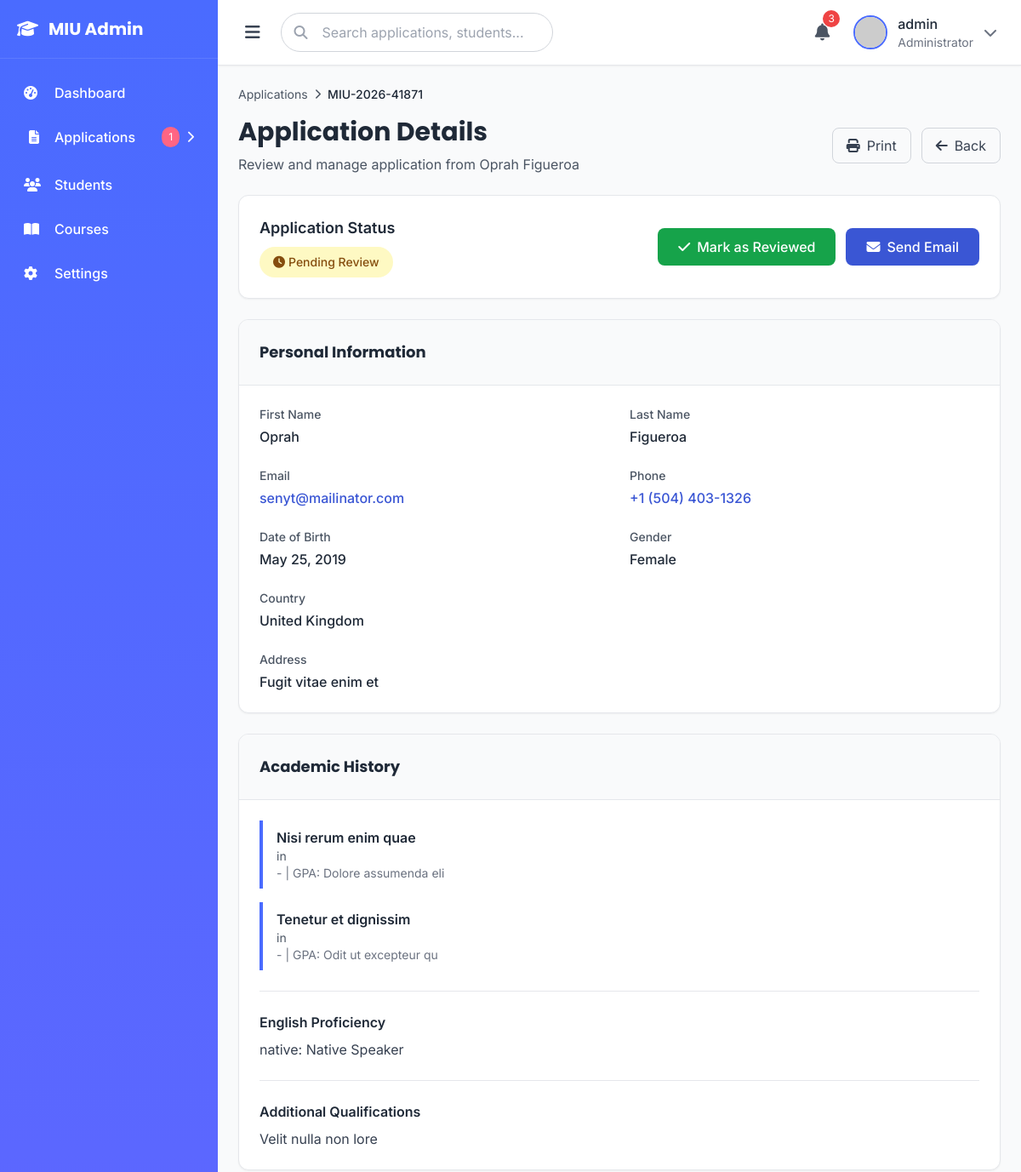
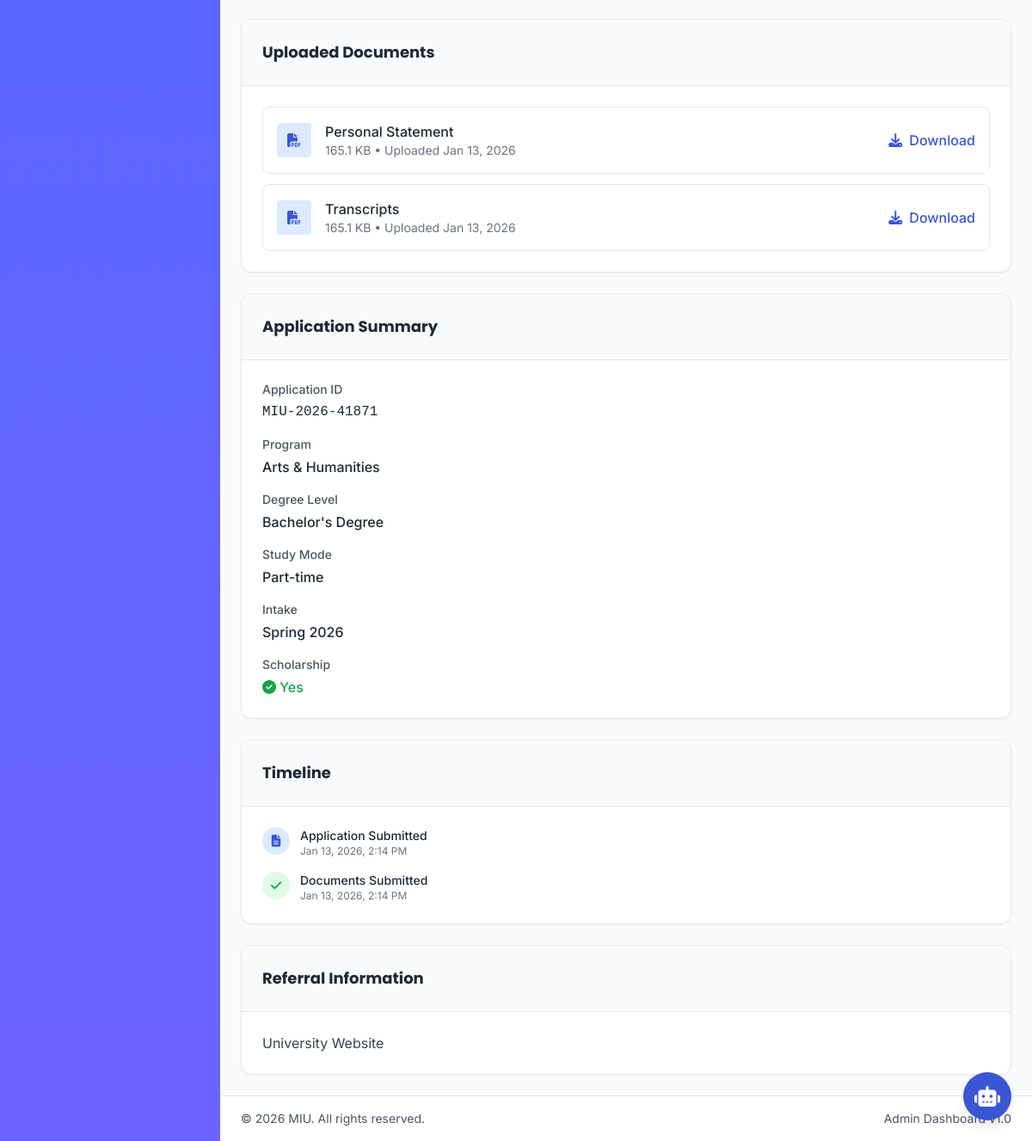
The app's page /administrator/applications/8/ (signed in), older data (2 pictures, top to bottom).
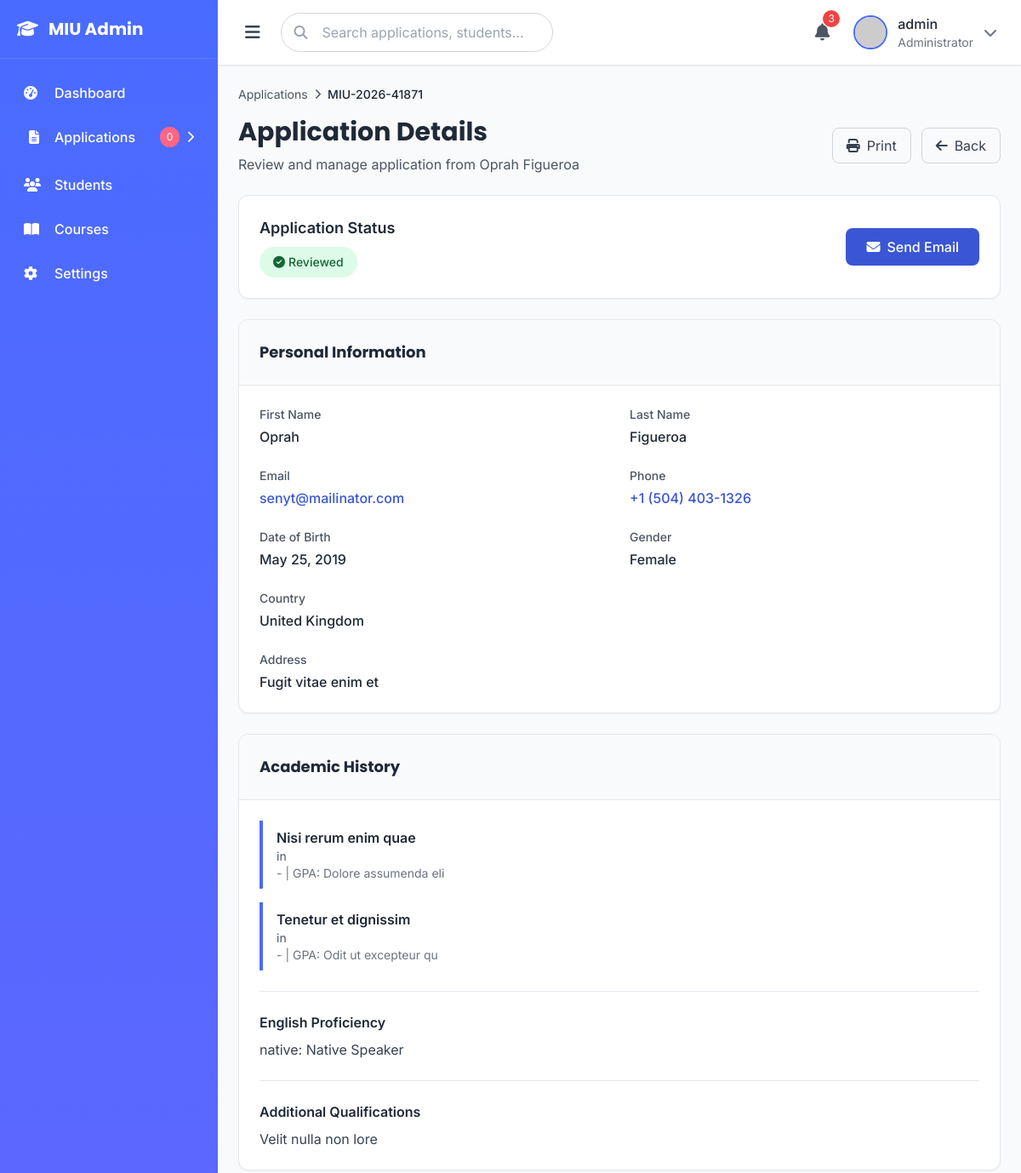
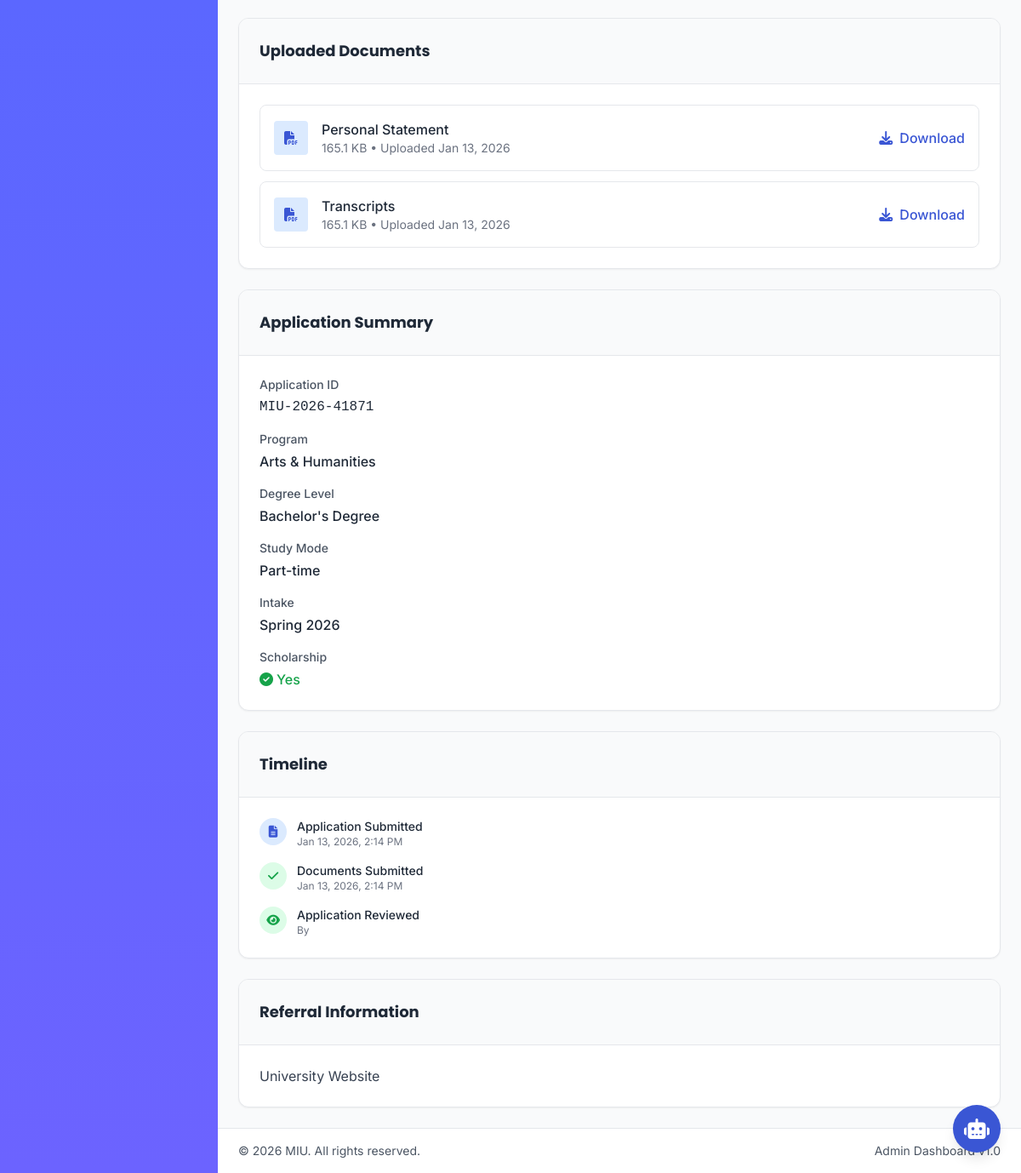
The same page, newer data (2 pictures, top to bottom).
### administrator/views.py (the view)
# urls.py: path('applications/<int:pk>/', views.application_detail, name='application_detail'),
@login_required(login_url='eduweb:auth_page')
@user_passes_test(is_admin)
def application_detail(request, pk):
    application = get_object_or_404(
        CourseApplication.objects.prefetch_related('files'),
        pk=pk
    )
    pending_count = CourseApplication.objects.filter(is_reviewed=False).count()
    context = {
        'application': application,
        'pending_count': pending_count,
    }
    return render(request, 'admin/application_detail.html', context)

### administrator/views.py (called while the page is built)
def is_admin(user):
    return user.is_staff or user.is_superuser

### eduweb/models.py (called while the page is built)
    def get_full_name(self):
        return f"{self.first_name} {self.last_name}"

    def get_program_display_name(self):
        return dict(self.PROGRAM_CHOICES).get(self.program, self.program)

    def get_degree_level_display_name(self):
        return dict(self.DEGREE_LEVEL_CHOICES).get(self.degree_level, self.degree_level)

    def get_file_size_display(self):
        size = self.file_size
        for unit in ['B', 'KB', 'MB', 'GB']:
            if size < 1024.0:
                return f"{size:.1f} {unit}"
            size /= 1024.0
        return f"{size:.1f} TB"

### templates/admin/application_detail.html (shortened to what the changed rows need)
{% extends 'admin/base.html' %}
{% load static %}
{% block content %}
<div class="mb-6">
    <div class="flex flex-col md:flex-row md:items-center justify-between">
        <div>
            <h1 class="text-2xl md:text-3xl font-bold text-gray-800 mb-2 font-display">Application Details</h1>
        </div>
    </div>
</div>
<div class="bg-white rounded-xl shadow-sm border border-gray-200 p-6 mb-6">
    <div class="flex flex-col md:flex-row md:items-center justify-between">
        <div class="mb-4 md:mb-0">
            <div class="flex items-center space-x-4">
                {% if application.is_reviewed %}
                <span class="px-4 py-2 rounded-full text-sm font-medium bg-green-100 text-green-800">
                    <i class="fas fa-check-circle mr-1" aria-hidden="true"></i>Reviewed
                </span>
                {% else %}
                <span class="px-4 py-2 rounded-full text-sm font-medium bg-yellow-100 text-yellow-800">
                    <i class="fas fa-clock mr-1" aria-hidden="true"></i>Pending Review
                </span>
                {% endif %}
            </div>
        </div>
        <div class="flex flex-col sm:flex-row space-y-2 sm:space-y-0 sm:space-x-3">
            {% if not application.is_reviewed %}
            <form method="post" action="{% url 'administrator:mark_reviewed' application.id %}" class="inline">
                <button type="submit" class="w-full sm:w-auto px-6 py-2.5 bg-green-600 text-white rounded-lg hover:bg-green-700 transition-colors font-medium">
                    <i class="fas fa-check mr-2" aria-hidden="true"></i>Mark as Reviewed
                </button>
            </form>
            {% endif %}
        </div>
    </div>
</div>
<div class="grid grid-cols-1 xl:grid-cols-3 gap-6">
    <div class="xl:col-span-1 space-y-6">
        <div class="bg-white rounded-xl shadow-sm border border-gray-200 overflow-hidden">
            <div class="p-6">
                <div class="space-y-4">
                    {% if application.is_reviewed %}
                    <div class="flex">
                        <div class="flex-shrink-0 w-8 h-8 rounded-full bg-green-100 flex items-center justify-center text-green-600 mr-3">
                            <i class="fas fa-eye text-sm" aria-hidden="true"></i>
                        </div>
                        <div class="flex-1">
                            <p class="text-sm font-medium text-gray-800">Application Reviewed</p>
                            <p class="text-xs text-gray-500">By {{ request.user.get_full_name }}</p>
                        </div>
                    </div>
                    {% endif %}
                </div>
            </div>
        </div>
    </div>
</div>
{% endblock %}

### templates/admin/base.html (shortened to what the changed rows need)
{% load static %}
<!DOCTYPE html>
<html lang="en" class="scroll-smooth">
<head>
    <script src="https://cdn.tailwindcss.com"></script>
    <link rel="stylesheet" href="https://cdnjs.cloudflare.com/ajax/libs/font-awesome/6.4.0/css/all.min.css">
    <link rel="stylesheet" href="https://cdn.datatables.net/1.13.7/css/jquery.dataTables.min.css">
    <link rel="stylesheet" href="https://cdn.datatables.net/buttons/2.4.2/css/buttons.dataTables.min.css">
</head>
<body class="bg-gray-50 text-gray-800 font-sans antialiased">
    <div class="flex min-h-screen">
        <aside id="sidebar" class="w-64 bg-gradient-to-b from-primary-500 to-secondary-500 text-white flex-shrink-0 fixed inset-y-0 left-0 z-40 transform -translate-x-full md:translate-x-0 transition-transform duration-300">
            <div class="flex flex-col h-full">
                <nav class="flex-1 overflow-y-auto p-4" aria-label="Main navigation">
                    <ul class="space-y-1">
                        <li>
                            <button class="flex items-center justify-between w-full p-3 text-white hover:bg-white/10 transition-all rounded menu-toggle" data-target="applicationsMenu" aria-expanded="false">
                                <div class="flex items-center">
                                    <span class="bg-accent-500 text-white text-xs px-2 py-1 rounded-full mr-2">{{ pending_count|default:0 }}</span>
                                    <i class="fas fa-chevron-right text-sm transition-transform duration-300 menu-arrow" aria-hidden="true"></i>
                                </div>
                            </button>
                        </li>
                    </ul>
                </nav>
            </div>
        </aside>
        <div class="flex-1 flex flex-col min-h-screen md:ml-64">
            <main class="flex-1 p-4 md:p-6">
                {% block content %}{% endblock %}
            </main>
        </div>
    </div>
</body>
</html>

Row changes from the older to the newer data that the page shows:
changed CourseApplication "Oprah Figueroa": is_reviewed False → True (drawn)
Text that changed along with them:
{{ pending_count|default:0 }}: "1" → "0"
text no longer shown: "Pending Review Mark as Reviewed"
text now shown: "Reviewed Application Reviewed By"
